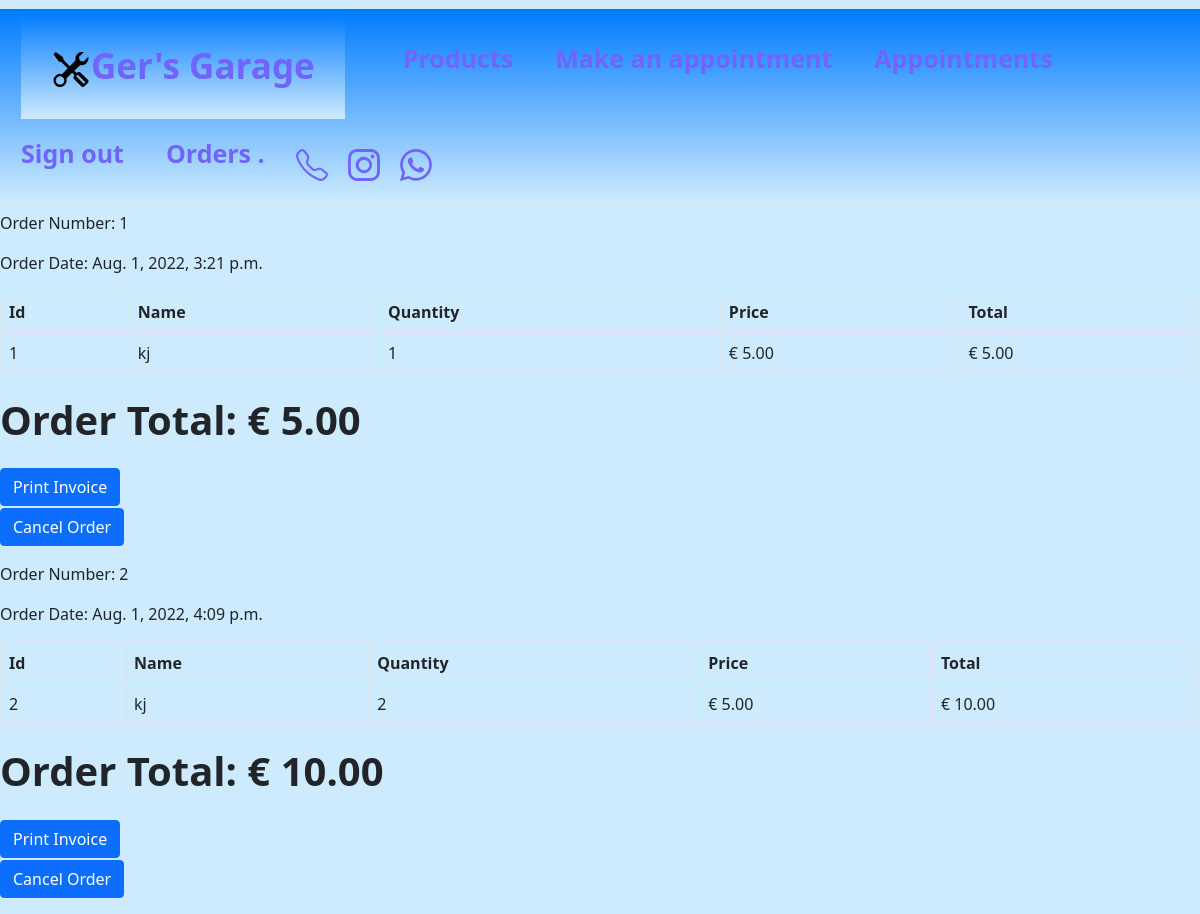
The app's page /Orders/history/ (signed in) with its own data.
### Orders/models.py (models this page shows, shortened)
class Orders(models.Model):
    created = models.DateTimeField(auto_now_add=True)
    emailAddress = models.EmailField(max_length= 250, blank= True)
    class Meta:
        db_table = 'Orders'
        ordering = ('created',)
    def get_total_cost(self):
        return sum(item.get_cost() for item in self.items.all())
    def get_items(self):
        return OrdersItem.objects.filter(orders=self)

class OrdersItem(models.Model):
    orders = models.ForeignKey(Orders, related_name= 'items', on_delete=models.CASCADE)
    product = models.CharField(max_length=250)
    price = models.DecimalField(max_digits=10, decimal_places=2)
    quantity = models.PositiveIntegerField(default=1)
    def get_cost(self):
        return self.price * self.quantity

### Orders/views.py (the view)
# urls.py: path('history/', views.orders_history, name= 'orders_history'),
@login_required()
def orders_history(request):
    email = str(request.user.email)
    order_details = Orders.objects.filter(emailAddress=email)
    paginator = Paginator(order_details, 20)
    try:
        page = int(request.GET.get('page', '1'))
    except:
        page=1
    try:
        orders = paginator.page(page)
    except (EmptyPage, InvalidPage):
        orders = paginator.page(paginator.num_pages)
    return render(request, 'order_list.html',{'order_details':order_details})

### Orders/template/order_list.html (shortened to what this page needs)
{% extends "index.html" %}
{% block content %}
<div class="col-md-12">
	{% for order in order_details %}
		<p>Order Number: {{order.id}}</p>
		<p>Order Date: {{order.created}}</p>
		<table class="table table-bordered table-hover table-condensed">
			<thead>
				<tr>
				<th>Id</th>
				<th>Name</th>
				<th>Quantity</th>
				<th>Price</th>
				<th>Total</th>
				</tr>
			</thead>
			<tbody>
				{% for order_item in order.get_items %}
				<tr>
					<td>{{order_item.id}}</td>
					<td>{{order_item.product}}</td>
					<td>{{order_item.quantity}}</td>
					<td>&euro; {{order_item.price}}</td>
					<td>&euro; {{order_item.get_cost}}</td>
				</tr>
				{% endfor %}
			</tbody>
		</table>
		<div class="row">
			<div class="col-md-12">
				<p class="text-right"><strong>Order Total: &euro;
                                {{order.get_total_cost}}</strong></p>
								<a href="{% url 'orders_invoice' order.id %}"><button class="btn btn-primary">Print Invoice</button></a>
			</div>
        </div>
        <p>
            <a href=""><button class="btn btn-primary">Cancel Order</button></a>
        </p>
	{% endfor %}
	</div>
{% endblock content %}

### static/style.css (style rules this page uses)
body { background-color: #ceebfd; }
a { font-size:25px; color:#7064fc; text-decoration: none; font-weight: bold; }
strong { font-size: 40px; }

### records on screen
Orders: id "1", created "Aug. 1, 2022, 3:21 p.m.", get_total_cost "5.00"
OrdersItem: id "1", product "kj", quantity "1", price "5.00", get_cost "5.00"
Orders: id "2", created "Aug. 1, 2022, 4:09 p.m.", get_total_cost "10.00"
OrdersItem: id "2", product "kj", quantity "2", price "5.00", get_cost "10.00"
